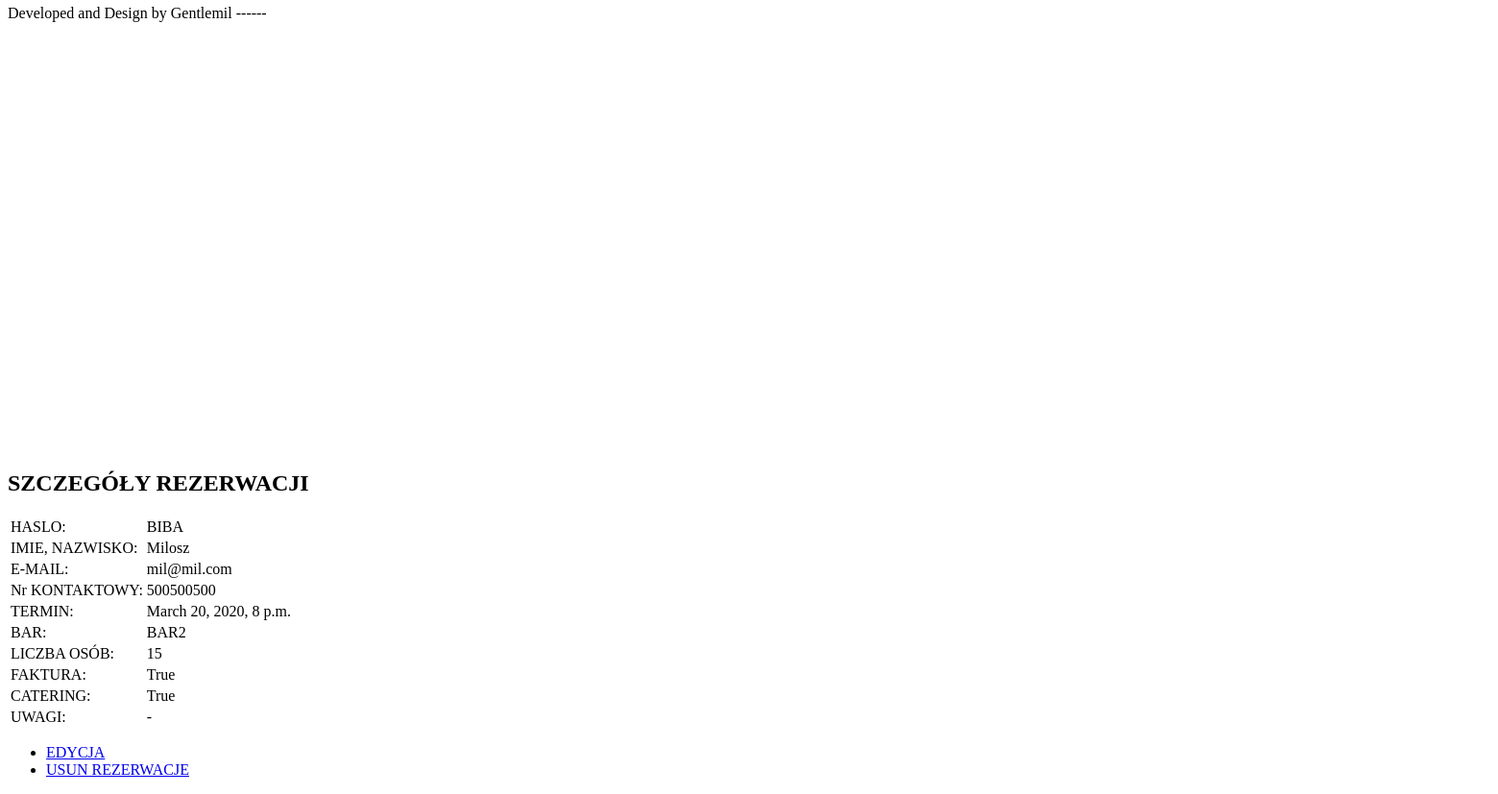
The page /reservation/list/1/ (lower part) on the database as committed earlier.
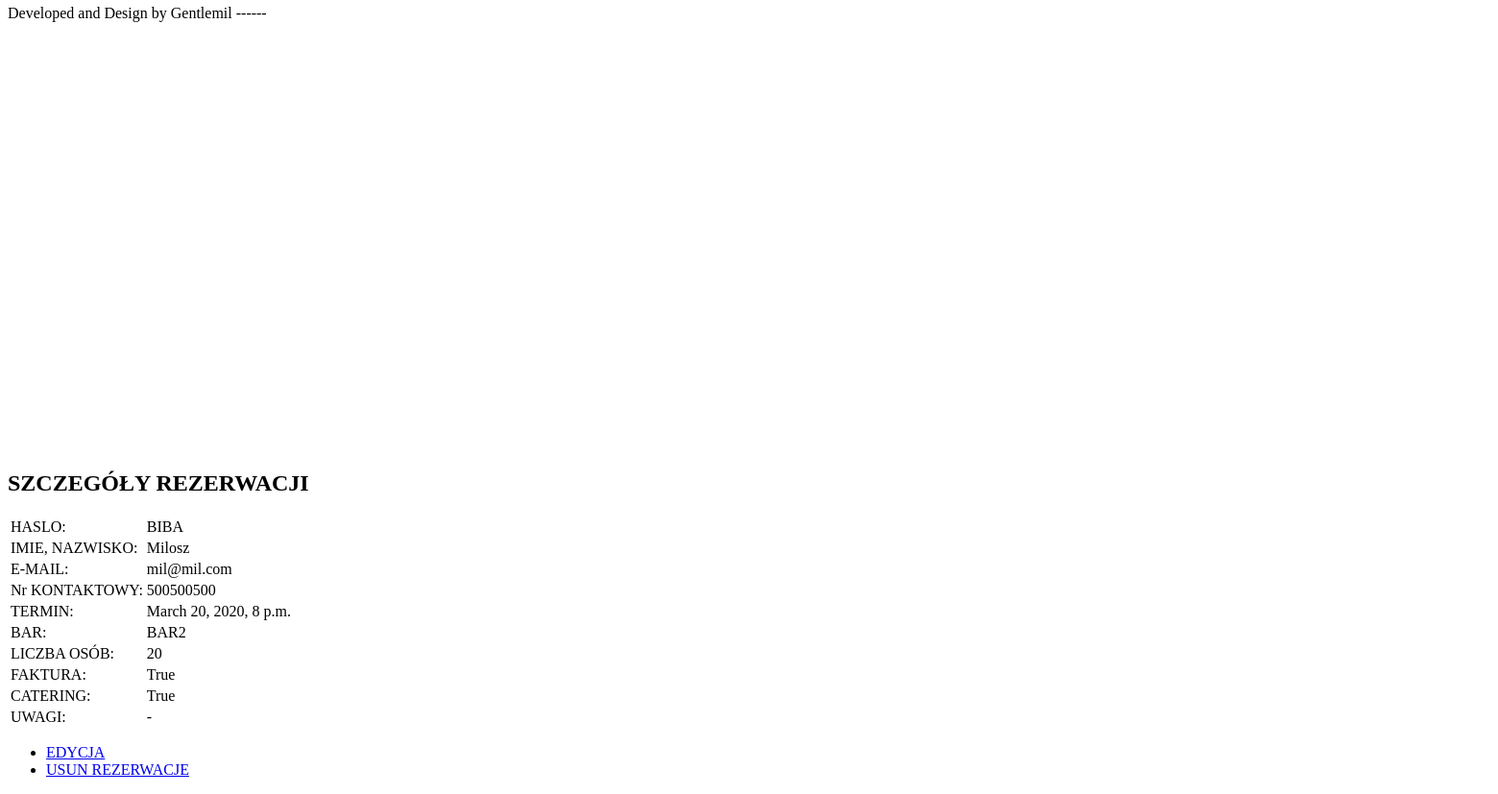
The same page on the database as committed later.
### reservation/models.py (models this page shows, shortened)
class Reservation(models.Model):
    STATUS_CHOICES = (
            ('draft', 'wstepna'),
            ('confirmed', 'potwierdzona'),
            ('rejected', 'odrzucona')
        )
    name = models.CharField(max_length=200)
    email = models.EmailField(
        max_length=200,
        )
    phone = models.CharField(max_length=20)
    term_of_reservation = models.DateTimeField(default=timezone.now)
    bar = models.ForeignKey(Bar, on_delete=models.PROTECT)
    nr_of_people = models.PositiveIntegerField(default=1)
    catering = models.BooleanField(
        blank=False,
        null=False,
        default=False
    )
    faktura = models.BooleanField(
        blank=False,
        null=False,
        default=False
    )
    additional_information = models.TextField(max_length=500)
    created = models.DateTimeField(auto_now_add=timezone.now)
    status = models.CharField(
        max_length=10,
        choices=STATUS_CHOICES,
    )
    title = models.CharField(max_length=50, default='BIBA')
    class Meta:
        pass

class Bar(models.Model):
    name = models.CharField(max_length=100)
    limit = models.PositiveIntegerField()
    class Meta:
        pass
    def __str__(self):
        return self.name

### reservation/views.py (the view)
# urls.py: path('list/<int:pk>/', views.reservation_details, name='reservation_details'),
def reservation_details(request, pk):
    rd = get_object_or_404(Reservation, pk=pk)
    context = {
        'title': rd.name,
        'reservation': rd,
    }
    return render(request, 'reservation/details.html', context)

### reservation/templates/reservation/details.html
{% extends "base.html"%}
{% block content %}
<section id="reservationDetails">
    <h1 class="section-header">SZCZEGÓŁY REZERWACJI</h1>
    <div class="container">
        <table class="content">
            <tbody>
                <tr>
                    <td>HASLO: </td>
                    <td>{{reservation.title}}</td>
                </tr>
                <tr>
                    <td>IMIE, NAZWISKO:</td>
                    <td>{{reservation.name}}</td>
                </tr>
                <tr>
                    <td>E-MAIL:</td>
                    <td>{{reservation.email}}</td>
                </tr>
                <tr>
                    <td>Nr KONTAKTOWY:</td>
                    <td>{{reservation.phone}}</td>
                </tr>
                <tr>
                    <td>TERMIN:</td>
                    <td>{{reservation.term_of_reservation}}</td>
                </tr>
                <tr>
                    <td>BAR:</td>
                    <td>{{reservation.bar}}</td>
                </tr>
                <tr>
                    <td>LICZBA OSÓB:</td>
                    <td>{{reservation.nr_of_people}}</td>
                </tr>
                <tr>
                    <td>FAKTURA:</td>
                    <td>{{reservation.faktura}}</td>
                </tr>
                <tr>
                    <td>CATERING:</td>
                    <td>{{reservation.catering}}</td>
                </tr>
                <tr>
                    <td>UWAGI:</td>
                    <td>{{reservation.additional_information}}</td>
                </tr>
            </tbody>
        </table>
        <div class="menu">
            <ul>
                <li><a href="{% url 'reservation_edition' pk=reservation.pk %}">EDYCJA</a></li>
                <li><a href="{% url 'reservation_delete' pk=reservation.pk %}">USUN REZERWACJE</a></li>
            </ul>
        </div>
    </div>
</section>
{% endblock %}

Rows that differ between the two databases and show on the page:
changed Reservation "BIBA": nr_of_people "15" → "20"
